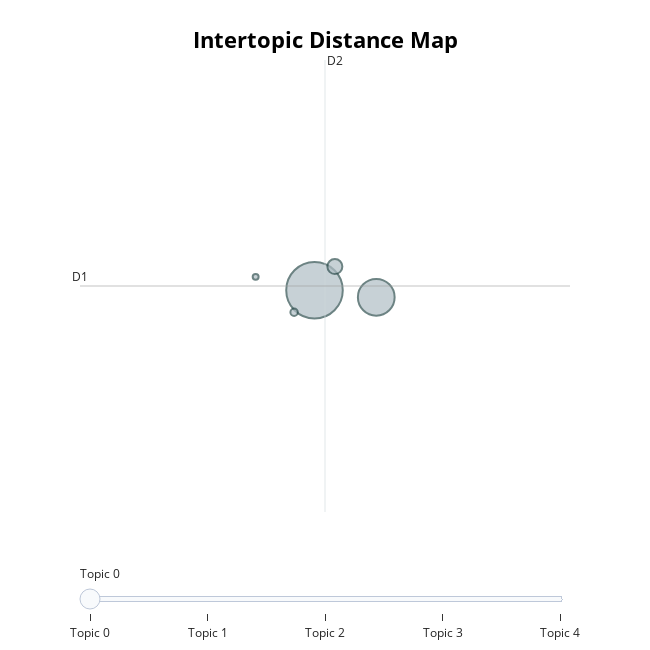

Notebook code cell kept with this figure:
### Code cell
fig = topic_model.visualize_topics(); fig

### Figure 1 — Plotly figure (JSON) as saved in the notebook; plotly's stock layout.template omitted (floating-point values rounded to 4 significant figures)
{"data": [{"customdata": [[0, "method | control | system | device | comprise", 1269], [1, "surgical | instrument | second | arm | drive", 535], [2, "charge | vacuum | comprise | station | docking", 89], [3, "elevator | cable | car | platform | system", 22], [4, "sensor | force | cover | detection | tactile", 14]], "hovertemplate": "<b>Topic %{customdata[0]}</b><br>%{customdata[1]}<br>Size: %{customdata[2]}", "legendgroup": "", "marker": {"color": "#B0BEC5", "size": [1269, 535, 89, 22, 14], "sizemode": "area", "sizeref": 0.7931, "symbol": "circle", "line": {"color": "DarkSlateGrey", "width": 2}}, "mode": "markers", "name": "", "orientation": "v", "showlegend": false, "x": [15.35, 16.12, 15.6, 15.09, 14.61], "xaxis": "x", "y": [41.43, 41.21, 42.15, 40.75, 41.84], "yaxis": "y", "type": "scatter"}], "layout": {"xaxis": {"anchor": "y", "domain": [0.0, 1.0], "title": {"text": ""}, "visible": false, "range": [12.42, 18.54]}, "yaxis": {"anchor": "x", "domain": [0.0, 1.0], "title": {"text": ""}, "visible": false, "range": [34.64, 48.47]}, "legend": {"tracegroupgap": 0, "itemsizing": "constant"}, "margin": {"t": 60}, "title": {"font": {"size": 22, "color": "Black"}, "text": "<b>Intertopic Distance Map</b>", "y": 0.95, "x": 0.5, "xanchor": "center", "yanchor": "top"}, "hoverlabel": {"font": {"size": 16, "family": "Rockwell"}, "bgcolor": "white"}, "width": 650, "height": 650, "sliders": [{"active": 0, "pad": {"t": 50}, "steps": [{"args": [{"marker.color": [["red", "#B0BEC5", "#B0BEC5", "#B0BEC5", "#B0BEC5"]]}], "label": "Topic 0", "method": "update"}, {"args": [{"marker.color": [["#B0BEC5", "red", "#B0BEC5", "#B0BEC5", "#B0BEC5"]]}], "label": "Topic 1", "method": "update"}, {"args": [{"marker.color": [["#B0BEC5", "#B0BEC5", "red", "#B0BEC5", "#B0BEC5"]]}], "label": "Topic 2", "method": "update"}, {"args": [{"marker.color": [["#B0BEC5", "#B0BEC5", "#B0BEC5", "red", "#B0BEC5"]]}], "label": "Topic 3", "method": "update"}, {"args": [{"marker.color": [["#B0BEC5", "#B0BEC5", "#B0BEC5", "#B0BEC5", "red"]]}], "label": "Topic 4", "method": "update"}]}], "shapes": [{"line": {"color": "#CFD8DC", "width": 2}, "type": "line", "x0": 15.48, "x1": 15.48, "y0": 34.64, "y1": 48.47}, {"line": {"color": "#9E9E9E", "width": 2}, "type": "line", "x0": 12.42, "x1": 18.54, "y0": 41.56, "y1": 41.56}], "annotations": [{"showarrow": false, "text": "D1", "x": 12.42, "y": 41.56, "yshift": 10}, {"showarrow": false, "text": "D2", "x": 15.48, "xshift": 10, "y": 48.47}]}}
